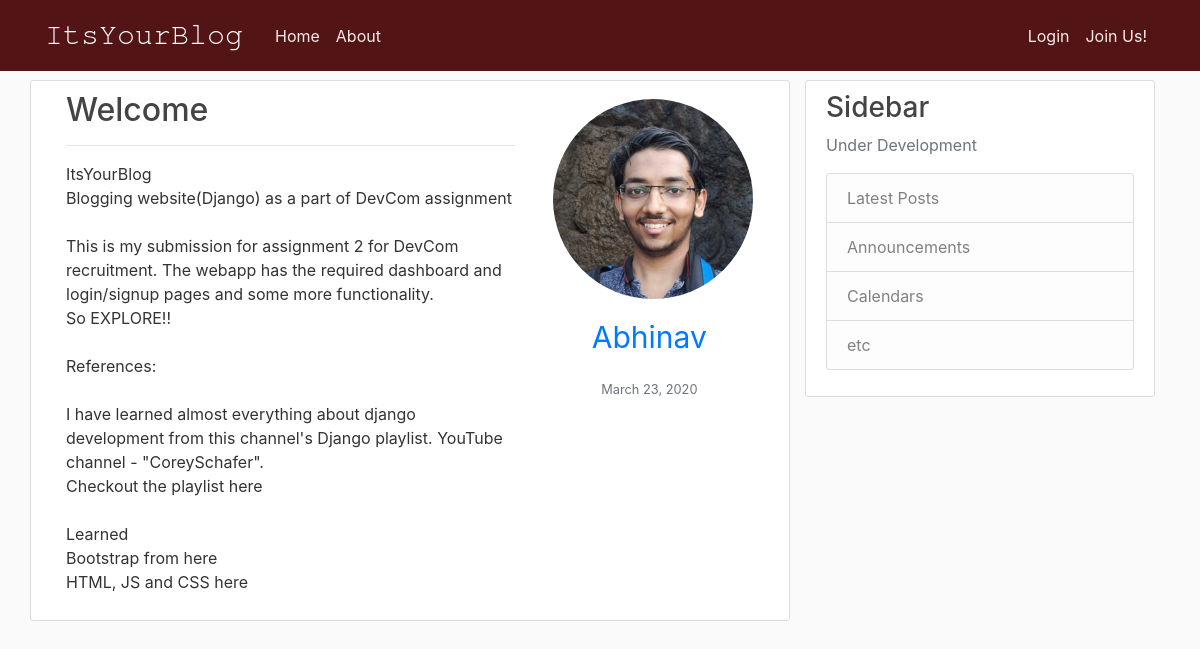
Page /blog/1/ on the committed database.
### blog/models.py (models this page shows, shortened)
class Post(models.Model):
	title = models.CharField(max_length = 100)
	content = models.TextField()
	date_posted = models.DateTimeField(default=timezone.now)
	author = models.ForeignKey(User, on_delete=models.CASCADE)

### users/models.py (models this page shows, shortened)
class Profile(models.Model):
	user = models.OneToOneField(User, on_delete=models.CASCADE)
	image = models.ImageField(default='default.jpg', upload_to='profile_pics')
	bio = models.TextField(blank=True)

### blog/views.py (the view)
# urls.py: path('blog/<int:pk>/', PostDetailView.as_view(), name = 'blog-detail'),
class PostDetailView(DetailView):
	model = Post
	context_object_name = 'post'

### blog/templates/blog/post_detail.html (shortened to what this page needs)
{% extends "blog/base.html" %}
{% block content %}
	<div class="row content-section">
		<div class="col-md-8">
			<h2 class="article-title">{{ post.title }}</h2>
			<hr>
			<p class="article-content">{{ post.content }}</p>
		</div>
		<div class="col-md-4 justify-content-md-center" style="text-align: center;">
			<div class="p-2"><img class="rounded-circle article-img" src="{{ post.author.profile.image.url }}" style="width:200px; height: 200px;"></div>
			<div class="p-2" style="font-size: 30px"><a href="{% url 'user-blog' post.author.username %}">{{ post.author }}</a></div>
			<div class="p-2"><small class="text-muted">{{ post.date_posted|date:"F d, Y"}}</small></div>
		</div>
	</div>
{% endblock content %}

### blog/static/blog/main.css (style rules this page uses)
body { background: #fafafa; color: #333333; margin-top: 5rem; }
h1, h2, h3, h4, h5, h6 { color: #444444; }
.content-section { background: #ffffff; padding: 10px 20px; border: 1px solid #dddddd; border-radius: 3px; margin-bottom: 20px; }
.article-title { color: #444444; }
.article-content { white-space: pre-line; }
.article-img { height: 65px; width: 65px; margin-right: 16px; }

### rows in the picture
Post: title "Welcome", content "ItsYourBlog Blogging website(Django) as a part of DevCom assignment This is my submission for assignment 2 for DevCom recruitment. The webapp has the required dashboard and login/signup pages and some more functionality. So EXPLORE!! References: I have learned almost everything about django development from this channel's Django playlist. YouTube channel - \"CoreySchafer\". Checkout the playlist here Learned Bootstrap from here HTML, JS and CSS here", author.profile.image (picture), author "Abhinav", date_posted "March 23, 2020"
